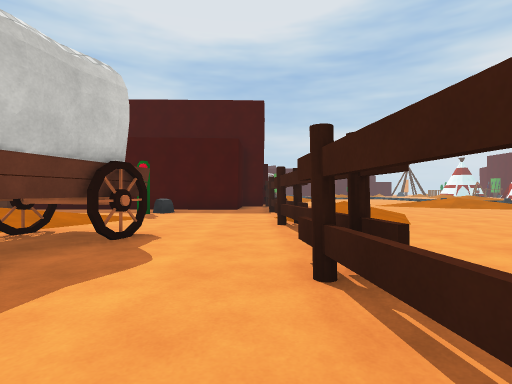
[1] (above)

24 first-person views from a walk through a Unity game level. The camera is 1.2 m above the floor, looks level and sees 80° across. The floor is counted in squares, 2 m on a side. Each view is taken from the middle of a square. On the plan, view 1 faces up. The plan holds only what a view shows up to about 9 squares ahead; the rest is blank. The place goes on beyond the plan. The player character is not drawn. Surface patterns are stand-ins for the level's own textures.

[2]
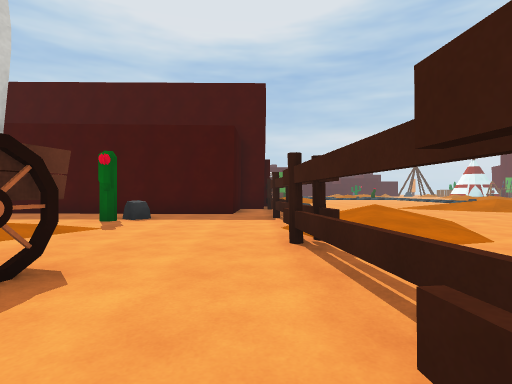

[3]
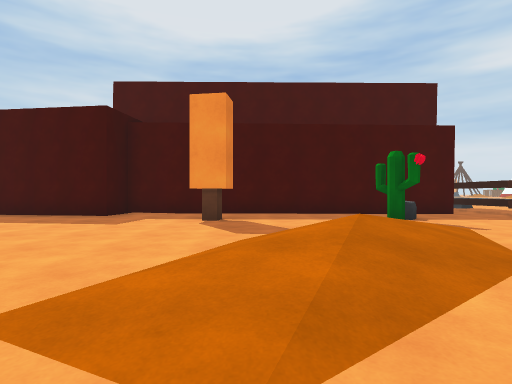

[4]
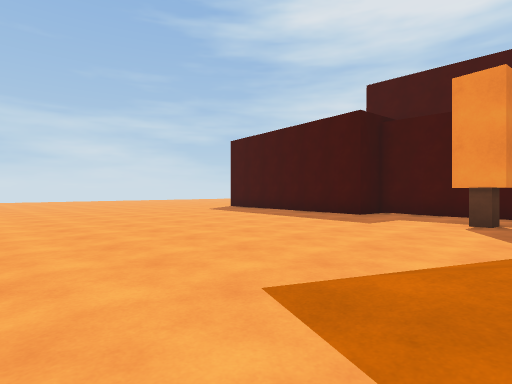

[5]
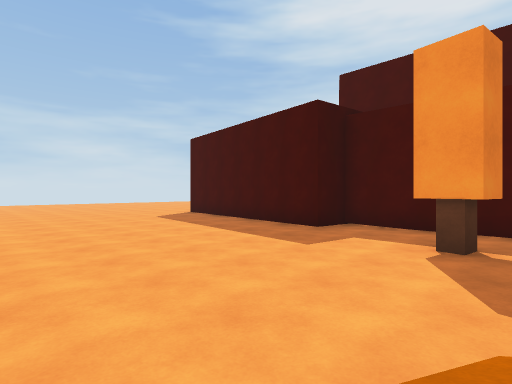

[6]
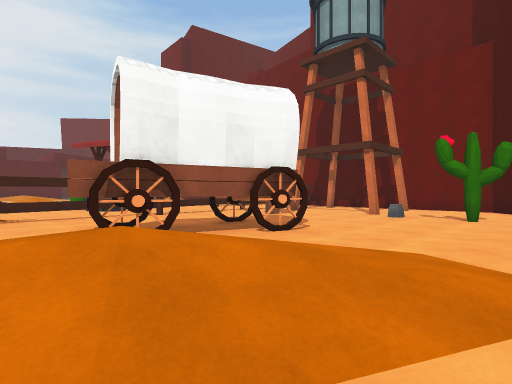

[7]
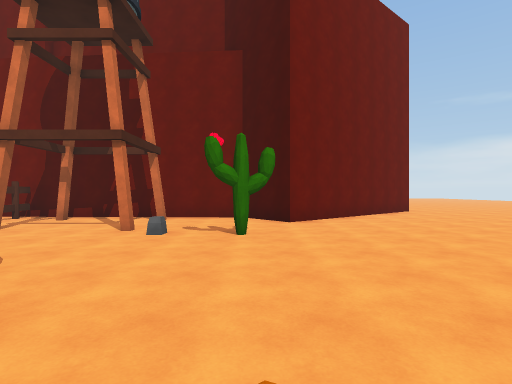

[8]
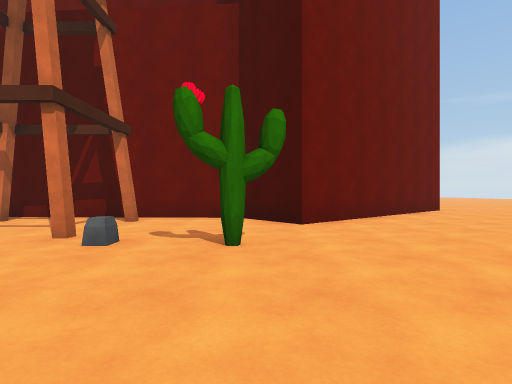

[9]
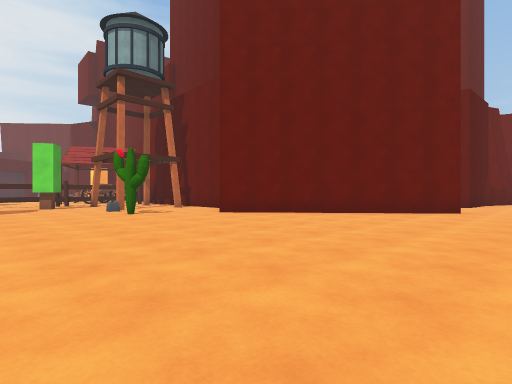

[10]
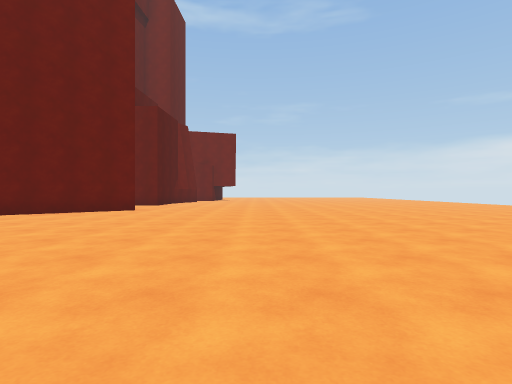

[11]
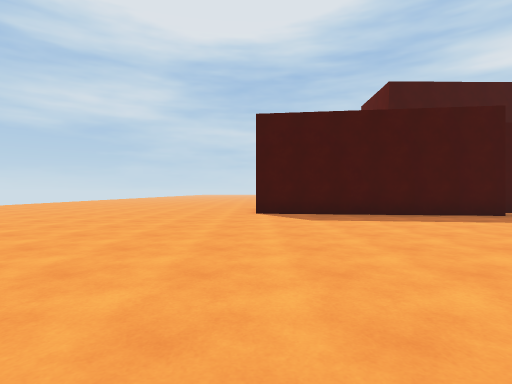

[12]
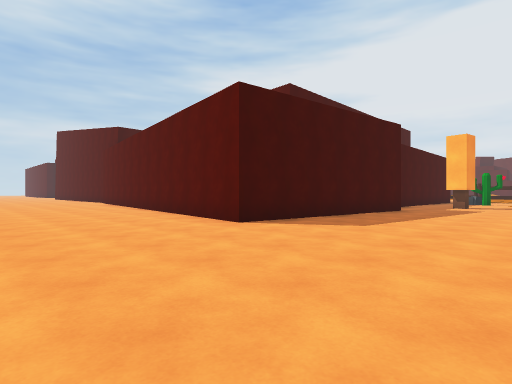

[13]
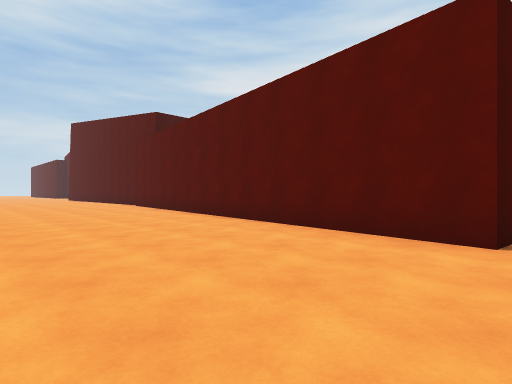

[14]
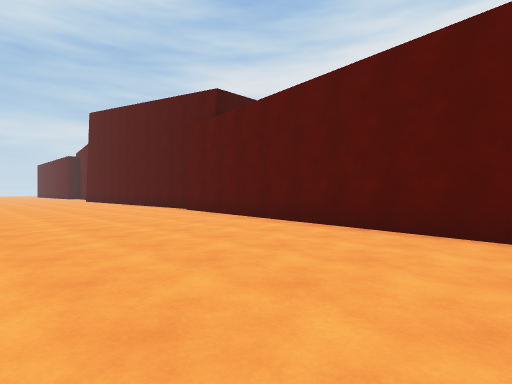

[15]
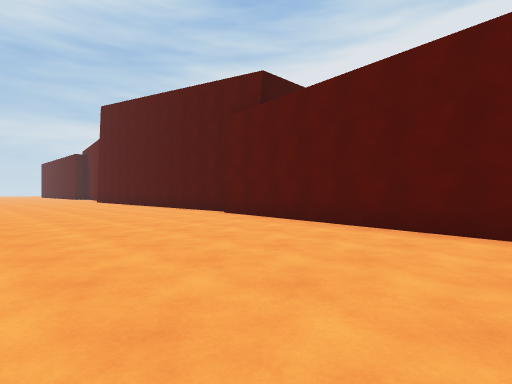

[16]
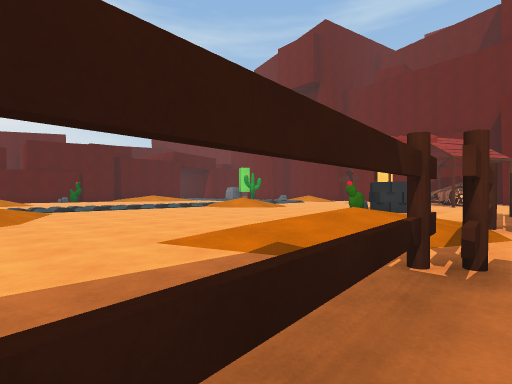

[17]
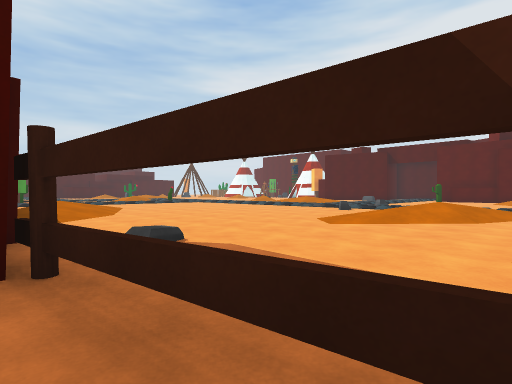

[18]
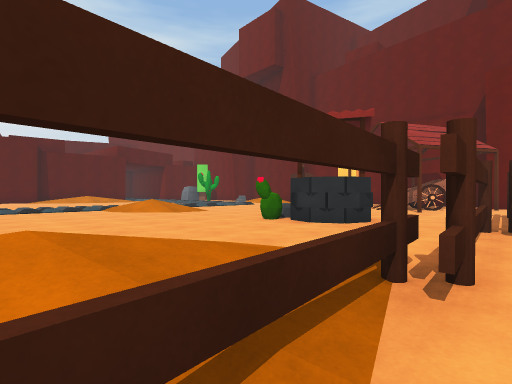

[19]
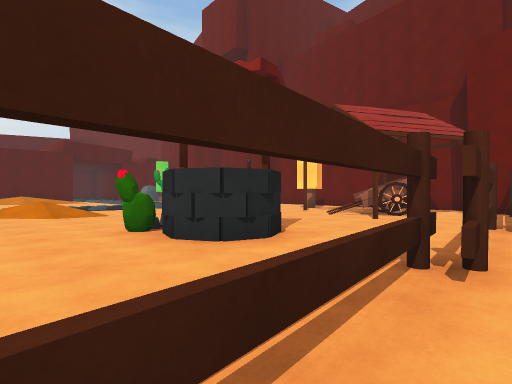

[20]
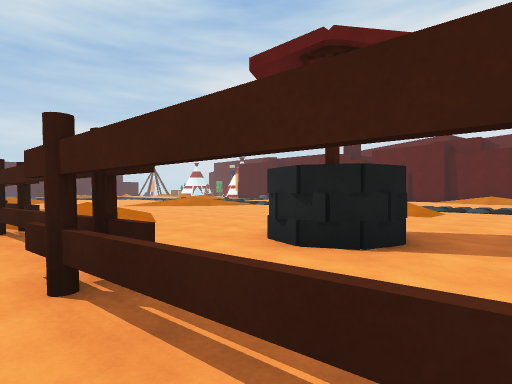

[21]
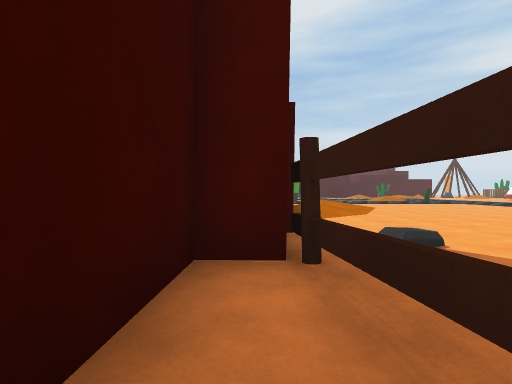

[22]
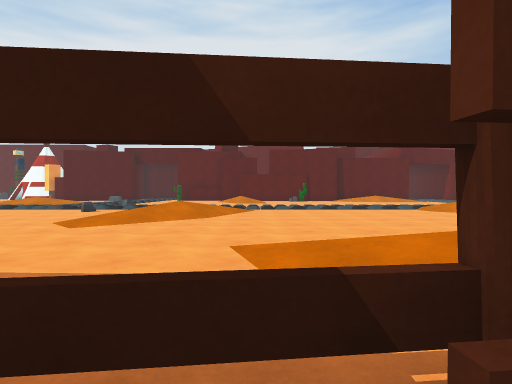

[23]
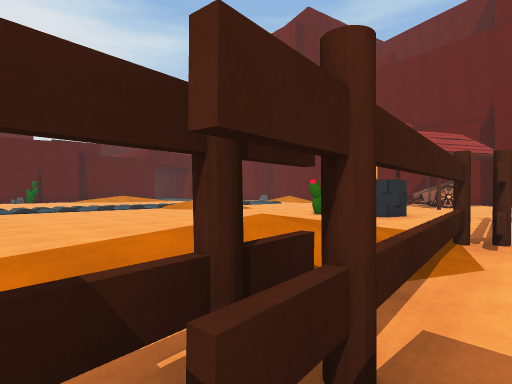

[24]
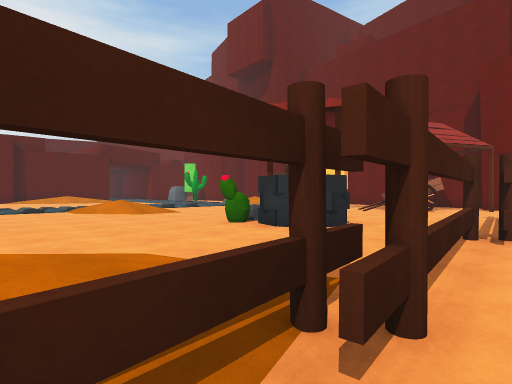

### Floor plan
Key: @ floor where view 1 was taken; # wall or solid block; . floor; / step, stairs or slope; = window, fence, low wall or low ledge; ^ raised ledge; T thing the floor can be seen under or through; O other object.
Columns run from 20 left of view 1 to 11 right of it. Each row starts with its distance up from view 1.
 25  ...
 24  ....
 23  .....#
 22  .....#
 21 ......#
 20 ......#
 19 .....##               //....
 18 .....#               //.....
 17 .....#               /........
 16 .....#                ........
 15 .....#              # .......=
 14 .....#              #........
 13 .....#             ##.....//
 12 .....#             #.=....///
 11 ....####  ##########.=.....///
 10 .......####..........=./......./
  9 .............O...#...=//......./
  8 .................#...=//.......
  7 ................//...///......./
  6 ..............////...=//......./
  5  .............///^...=........./
  4   ...........///.TT..=.......//
  3    .........../..TT..=..#...//
  2     . ..........TT...=.##=...../
  1    ..................=........./
  0   .................O@=....
 -1  ..................  =....
 -2 ..............#.=..# =....
 -3 ..................... .##.
 -4 .............#...#.#.=.##
 -5 ............####.....#.
 -6 ...........##  #######
 -7 .........###

Positions as (right, up) in squares from view 1, and headings:
1: (0, 0), facing up
2: (0, 2), facing up
3: (-6, 2), facing up
4: (-6, 2), facing up-left
5: (-6, 4), facing up-left
6: (-7, 6), facing down-right
7: (-6, 4), facing down
8: (-6, 2), facing down
9: (-14, 2), facing down-right
10: (-16, 2), facing down
11: (-16, 2), facing up
12: (-20, 6), facing up-right
13: (-20, 10), facing up-right
14: (-20, 14), facing up-right
15: (-20, 16), facing up-right
16: (0, 12), facing down-right
17: (0, 10), facing up-right
18: (0, 8), facing down-right
19: (0, 5), facing down-right
20: (0, 0), facing up-right
21: (0, 10), facing up
22: (0, 10), facing right
23: (0, 10), facing down-right
24: (0, 7), facing down-right
